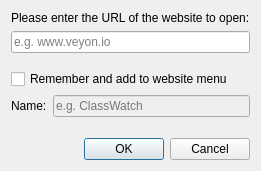
<?xml version="1.0" encoding="UTF-8"?>
<ui version="4.0">
 <author>Tobias Junghans</author>
 <class>OpenWebsiteDialog</class>
 <widget class="QDialog" name="OpenWebsiteDialog">
  <property name="windowTitle">
   <string>Open website</string>
  </property>
  <property name="windowIcon">
   <iconset resource="desktopservices.qrc">
    <normaloff>:/desktopservices/internet-web-browser.png</normaloff>:/desktopservices/internet-web-browser.png</iconset>
  </property>
  <layout class="QGridLayout" name="gridLayout">
   <item row="4" column="1">
    <widget class="QLineEdit" name="presetNameEdit">
     <property name="enabled">
      <bool>false</bool>
     </property>
     <property name="placeholderText">
      <string>e.g. ClassWatch</string>
     </property>
    </widget>
   </item>
   <item row="3" column="0" colspan="2">
    <widget class="QCheckBox" name="rememberCheckBox">
     <property name="text">
      <string>Remember and add to website menu</string>
     </property>
    </widget>
   </item>
   <item row="2" column="0" colspan="2">
    <spacer name="verticalSpacer">
     <property name="orientation">
      <enum>Qt::Vertical</enum>
     </property>
     <property name="sizeHint" stdset="0">
      <size>
       <width>20</width>
       <height>10</height>
      </size>
     </property>
    </spacer>
   </item>
   <item row="6" column="0" colspan="2">
    <widget class="QDialogButtonBox" name="buttonBox">
     <property name="standardButtons">
      <set>QDialogButtonBox::Cancel|QDialogButtonBox::Ok</set>
     </property>
    </widget>
   </item>
   <item row="1" column="0" colspan="2">
    <widget class="QLineEdit" name="websiteLineEdit">
     <property name="placeholderText">
      <string>e.g. www.veyon.io</string>
     </property>
    </widget>
   </item>
   <item row="0" column="0" colspan="2">
    <widget class="QLabel" name="label_3">
     <property name="text">
      <string>Please enter the URL of the website to open:</string>
     </property>
    </widget>
   </item>
   <item row="4" column="0">
    <widget class="QLabel" name="label">
     <property name="text">
      <string>Name:</string>
     </property>
    </widget>
   </item>
   <item row="5" column="0" colspan="2">
    <spacer name="verticalSpacer_2">
     <property name="orientation">
      <enum>Qt::Vertical</enum>
     </property>
     <property name="sizeHint" stdset="0">
      <size>
       <width>20</width>
       <height>15</height>
      </size>
     </property>
    </spacer>
   </item>
  </layout>
 </widget>
 <tabstops>
  <tabstop>websiteLineEdit</tabstop>
  <tabstop>rememberCheckBox</tabstop>
  <tabstop>presetNameEdit</tabstop>
 </tabstops>
 <resources>
  <include location="desktopservices.qrc"/>
 </resources>
 <connections>
  <connection>
   <sender>buttonBox</sender>
   <signal>accepted()</signal>
   <receiver>OpenWebsiteDialog</receiver>
   <slot>accept()</slot>
   <hints>
    <hint type="sourcelabel">
     <x>199</x>
     <y>384</y>
    </hint>
    <hint type="destinationlabel">
     <x>199</x>
     <y>206</y>
    </hint>
   </hints>
  </connection>
  <connection>
   <sender>buttonBox</sender>
   <signal>rejected()</signal>
   <receiver>OpenWebsiteDialog</receiver>
   <slot>reject()</slot>
   <hints>
    <hint type="sourcelabel">
     <x>199</x>
     <y>384</y>
    </hint>
    <hint type="destinationlabel">
     <x>199</x>
     <y>206</y>
    </hint>
   </hints>
  </connection>
  <connection>
   <sender>rememberCheckBox</sender>
   <signal>toggled(bool)</signal>
   <receiver>presetNameEdit</receiver>
   <slot>setEnabled(bool)</slot>
   <hints>
    <hint type="sourcelabel">
     <x>225</x>
     <y>273</y>
    </hint>
    <hint type="destinationlabel">
     <x>225</x>
     <y>315</y>
    </hint>
   </hints>
  </connection>
 </connections>
</ui>
